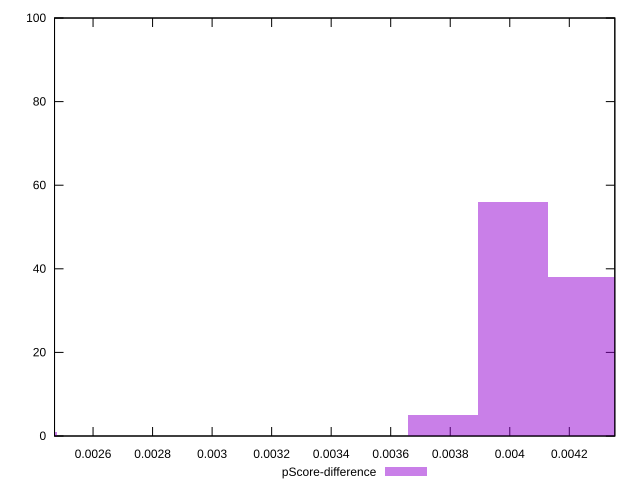

Source code (gnuplot):
reset

$pScoreDifference <<EOF
0.0023598945942075247 1
0.0037758313507320397 5
0.004011820810152792 56
0.004247810269573544 38
EOF

set key outside below
set boxwidth 0.00023598945942075248
set xrange [0.0024705882352941133:0.0043529411764705594]
set yrange [0:100]
set trange [0:100]
set style fill transparent solid 0.5 noborder
set terminal svg size 640, 490 enhanced background rgb 'white'
set output "reports/report_00032_2021-02-25T10-28-15.087Z/uses-rel-preload/samples/card/pScore-difference/histogram.svg"

plot $pScoreDifference title "pScore-difference" with boxes

reset
